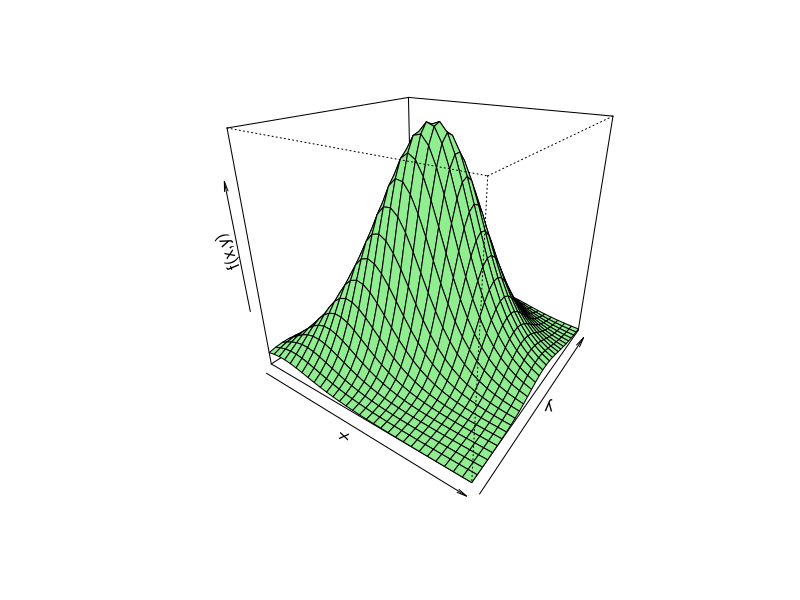
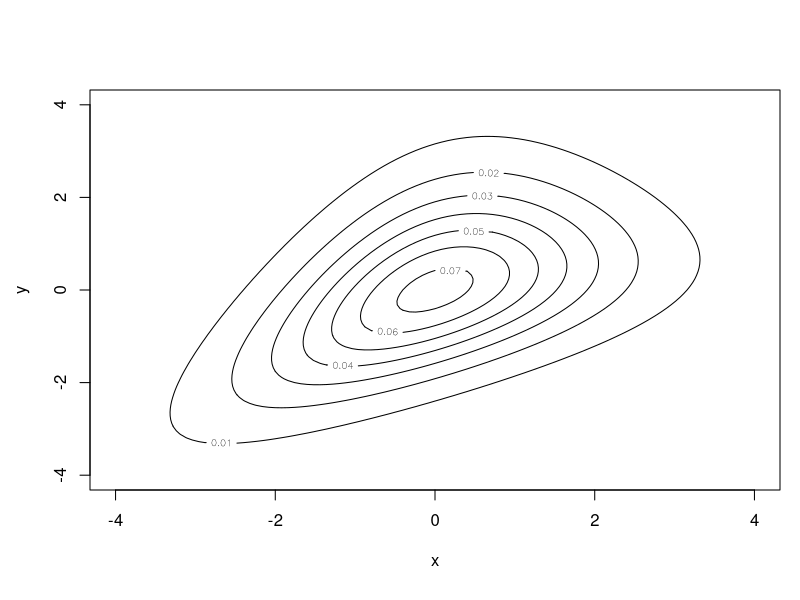
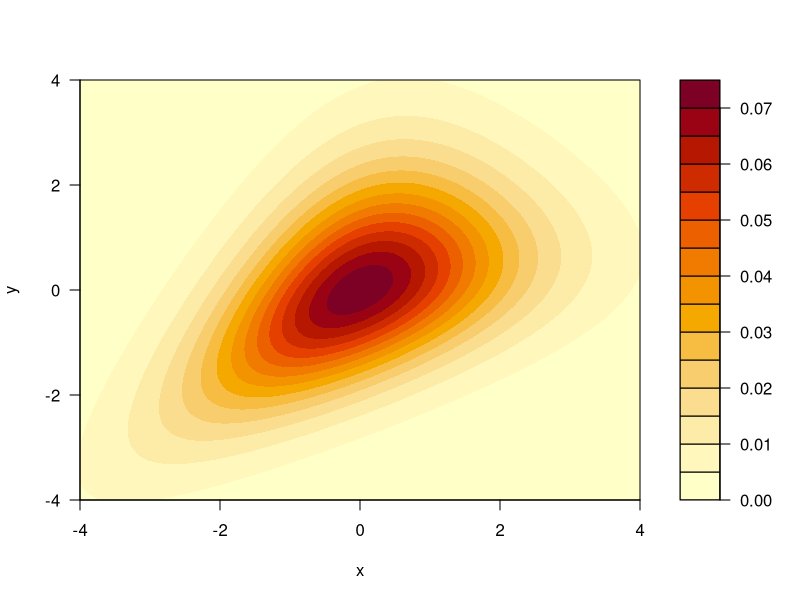

These charts were generated, in order, by the following R code:
## ---- chunk 1
#| echo: FALSE
#| fig-align: "center"
#| fig-width: 4
f <- function(x,y) (2*exp(-x-y)/(1+exp(-x)+exp(-y))^3)
x <- y <- seq(-4,4,length=30)
z <- matrix(0,length(x),length(y))
for(i in 1:length(x)){
    for(j in 1:length(y)){
        z[i,j] <- f(x[i],y[j])
    }
}
persp(x,y,z,
      col="light green",
      zlab="f(x,y)",
      theta=35,
      phi=25)
## ---- chunk 2
#| echo: FALSE
#| fig-align: "center"
#| fig-height: 6
#| fig-width: 5.5
f <- function(x,y) (2*exp(-x-y)/(1+exp(-x)+exp(-y))^3)
x <- y <- seq(-4,4,length=101)
z <- matrix(0,length(x),length(y))
for(i in 1:length(x)){
    for(j in 1:length(y)){
        z[i,j] <- f(x[i],y[j])
    }
}
par(mar=c(5,4,4,0.5)+0.5)
contour(x,y,z,xlab="x",ylab="y")
## ---- chunk 3
#| echo: FALSE
#| fig-align: "center"
#| fig-height: 5
#| fig-width: 5.5
par(mar=c(5,4,4,0.5))
filled.contour(x,y,z,xlab="x",ylab="y")
